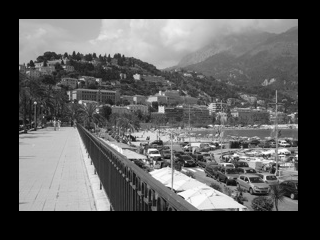
#> input picture pics/test_im1.bmp, 320 x 240 px
$ python PatchBasedSynthesis.py pics/test_im1.bmp 100 100 1.0   (older library calls are emulated)
#> lines starting #> are read from the running program, lines starting #| are printed output that depends on the picture
#!/usr/bin/python

import cv2
import sys
import numpy as np
from random import randint

#Image Loading and initializations
InputName = str(sys.argv[1])
img_sample = cv2.imread(InputName)
#> img_sample is the input picture: shape (240, 320, 3); min 0, max 255, mean 88
img_height = 200
img_width  = 200
sample_width = img_sample.shape[1]
#> sample_width = 320
sample_height = img_sample.shape[0]
#> sample_height = 240
img = np.zeros((img_height,img_width,3), np.uint8)
PatchSize = int(sys.argv[2])
OverlapWidth = int(sys.argv[3])
InitialThresConstant = float(sys.argv[4])

#Picking random patch to begin
randomPatchHeight = randint(0, sample_height - PatchSize)
#> randomPatchHeight = 98
randomPatchWidth = randint(0, sample_width - PatchSize)
#> randomPatchWidth = 194
for i in range(PatchSize):
    for j in range(PatchSize):
        img[i, j] = img_sample[randomPatchHeight + i, randomPatchWidth + j]
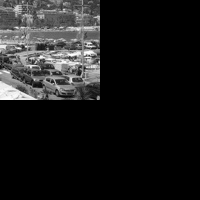
#> img: shape (200, 200, 3); min 0, max 255, mean 28.9
#initializating next
GrowPatchLocation = (0,PatchSize)
#---------------------------------------------------------------------------------------#
# |                      Best Fit Patch and related functions                           |#
#---------------------------------------------------------------------------------------#
# [192 lines left out: functions OverlapErrorVertical, OverlapErrorHorizntl, GetBestPatches, SSD_Error, GetCostVertical, GetCostHorizntl and 6 more, not called in this run]

pixelsCompleted = 0
TotalPatches = ( (img_height - 1 )/ PatchSize )*((img_width)/ PatchSize) - 1
#> (the run stopped early here; a loop or call above may not have finished)

$ run again, on pics/test_im3.jpg
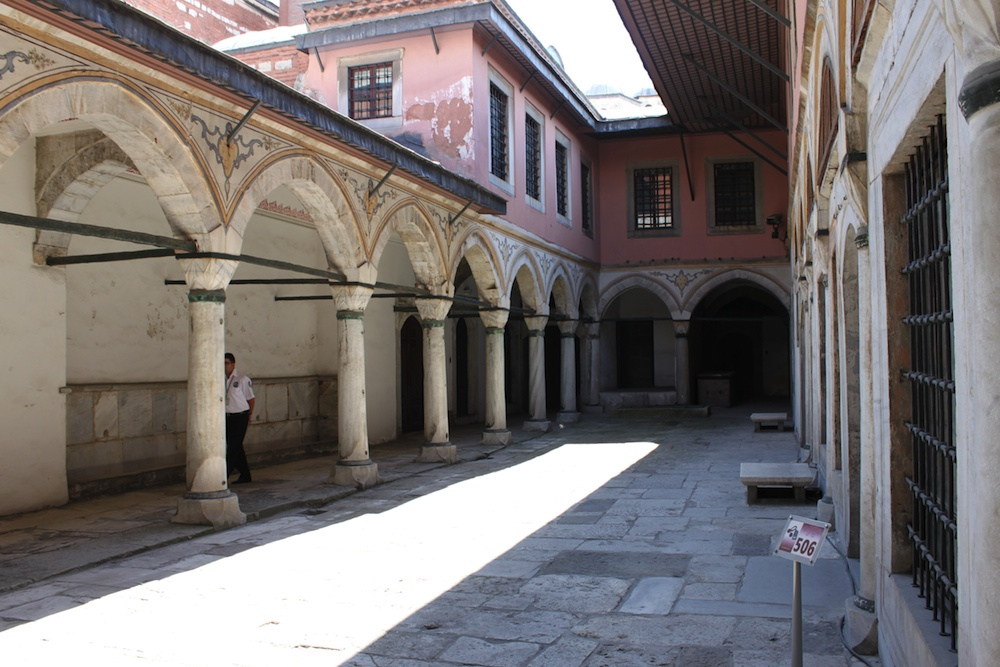
#> input picture pics/test_im3.jpg, 1000 x 667 px
#> img_sample is the input picture: shape (667, 1000, 3); mean B, G, R 114.2, 114.9, 120.3
#> after the loop `for i in range(PatchSize):`:
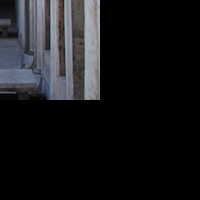
#> img: shape (200, 200, 3); mean B, G, R 26.2, 24.2, 23.7
